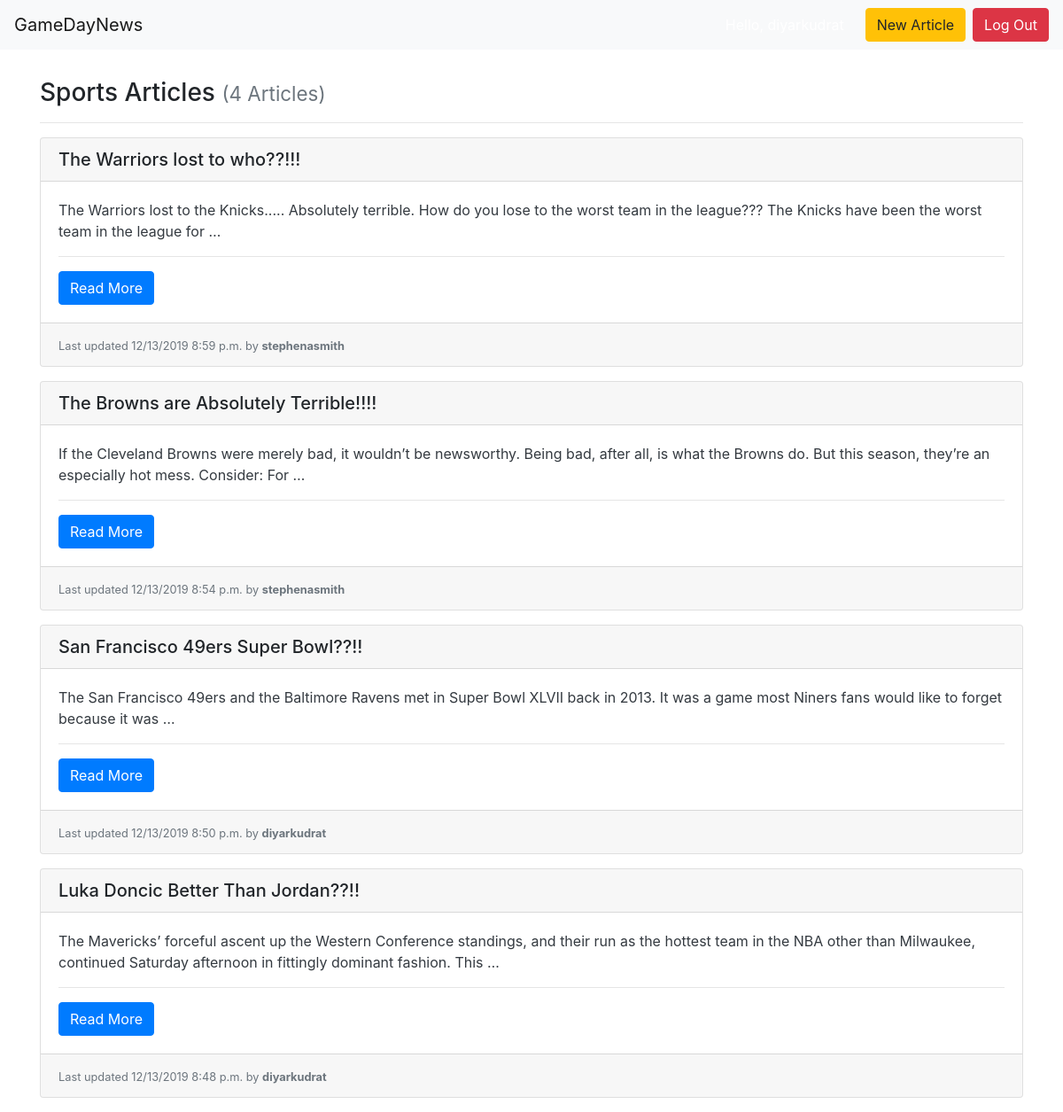
The app's page / (signed in) with its own data.
### news/models.py (models this page shows, shortened)
class Article(models.Model):
    title = models.CharField(max_length=200, unique=True)
    author = models.ForeignKey(User, on_delete=models.PROTECT)
    slug = models.CharField(max_length=200, blank=True, editable=False)
    content = models.TextField(
        help_text="Write the content of your page here.")
    created = models.DateTimeField(auto_now_add=True)
    modified = models.DateTimeField(auto_now=True)

### news/views.py (the view)
# urls.py: path('', ArticleListView.as_view(), name='news-list-page'),
class ArticleListView(ListView):
    model = Article
    def get(self, request):
        articles = self.get_queryset().all().order_by('-created')
        return render(request, 'list.html', {
          'articles': articles
        })

### news/templates/list.html
{% extends "base.html" %}
{% block content %}
  <h3>Sports Articles {% if articles %}<small class="text-muted">({{ articles|length }} Article{{ articles|length|pluralize:"s" }})</small>{% endif %}</h3>
  <hr>
  {% if articles %}
    <div class="card-rows">
      {% for article in articles %}
        {% include "partials/card.html" %}
      {% endfor %}
    </div>
  {% else %}
    <div class="alert alert-primary" role="alert">No articles to display.</div>
  {% endif %}
{% endblock %}

### news/templates/partials/card.html
<div class="card mb-3">
    <h5 class="card-header ">{{ article.title }}</h5>
    <div class="card-body border-light">
      <p class="card-text text-dark">
        {{ article.content|truncatewords_html:30 }}
        <hr>
        <div class="text-left">
          <a class="btn btn-primary" href="{% url 'news-details-page' article.slug %}" role="button" title="Read More">Read More</a>
        </div>
    </div>
    <div class="card-footer">
      <small class="text-muted">Last updated {{ article.modified|date:"SHORT_DATETIME_FORMAT" }} by <b>{{ article.author.username }}</b></small>
    </div>
  </div>

### records on screen
Article: title "The Warriors lost to who??!!!", content "The Warriors lost to the Knicks..... Absolutely terrible. How do you lose to the worst team in the league??? The Knicks have been the worst team in the league for …", modified "12/13/2019 8:59 p.m.", author.username "stephenasmith"
Article: title "The Browns are Absolutely Terrible!!!!", content "If the Cleveland Browns were merely bad, it wouldn’t be newsworthy. Being bad, after all, is what the Browns do. But this season, they’re an especially hot mess. Consider: For …", modified "12/13/2019 8:54 p.m.", author.username "stephenasmith"
Article: title "San Francisco 49ers Super Bowl??!!", content "The San Francisco 49ers and the Baltimore Ravens met in Super Bowl XLVII back in 2013. It was a game most Niners fans would like to forget because it was …", modified "12/13/2019 8:50 p.m.", author.username "diyarkudrat"
Article: title "Luka Doncic Better Than Jordan??!!", content "The Mavericks’ forceful ascent up the Western Conference standings, and their run as the hottest team in the NBA other than Milwaukee, continued Saturday afternoon in fittingly dominant fashion. This …", modified "12/13/2019 8:48 p.m.", author.username "diyarkudrat"

### other values on screen
{{ articles|length }} "4"
